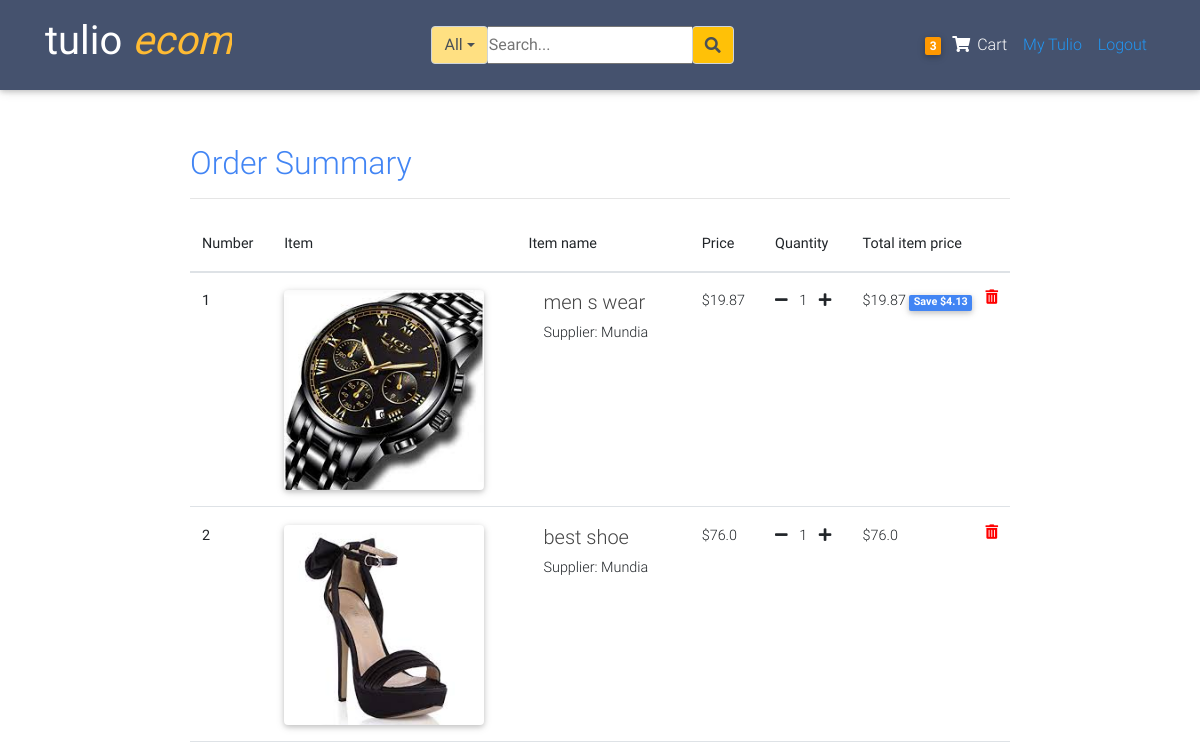
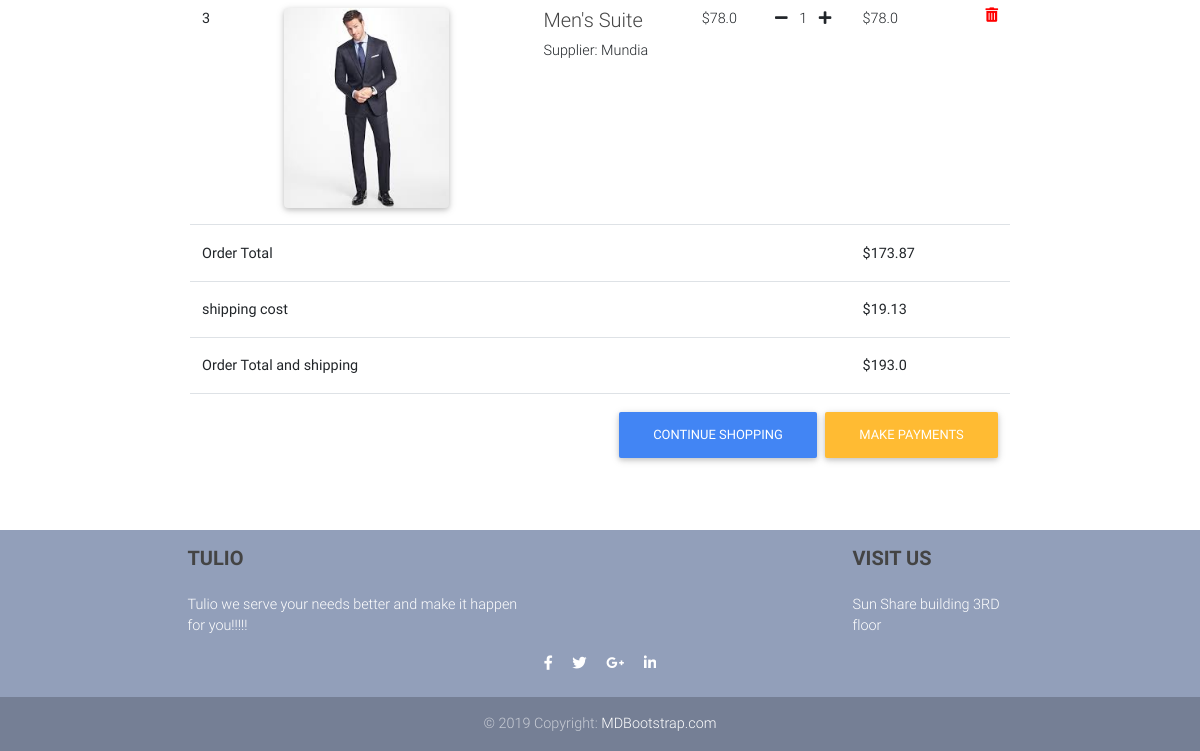
The app's page /order_summary/ (signed in), older data (2 pictures, top to bottom).
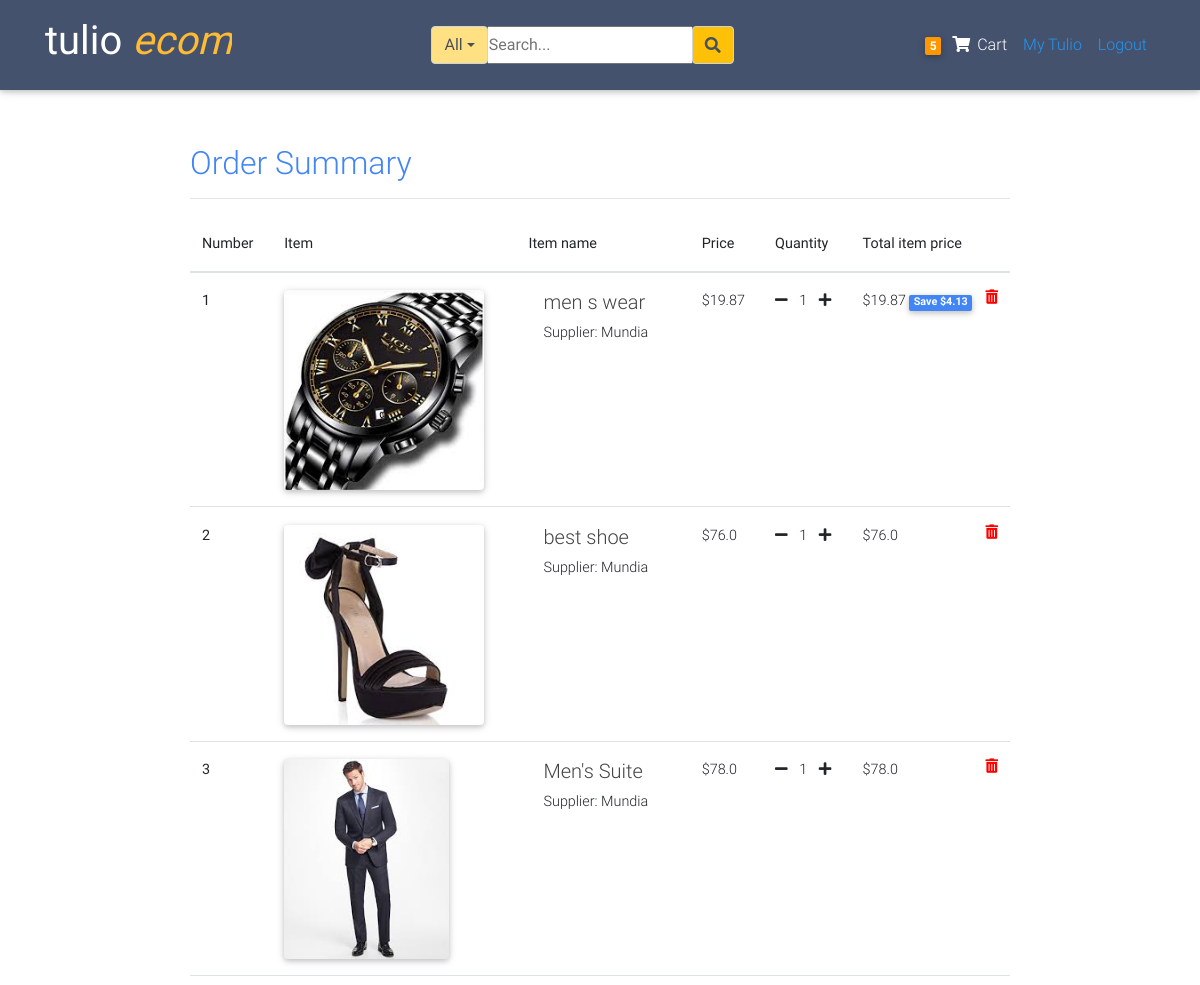
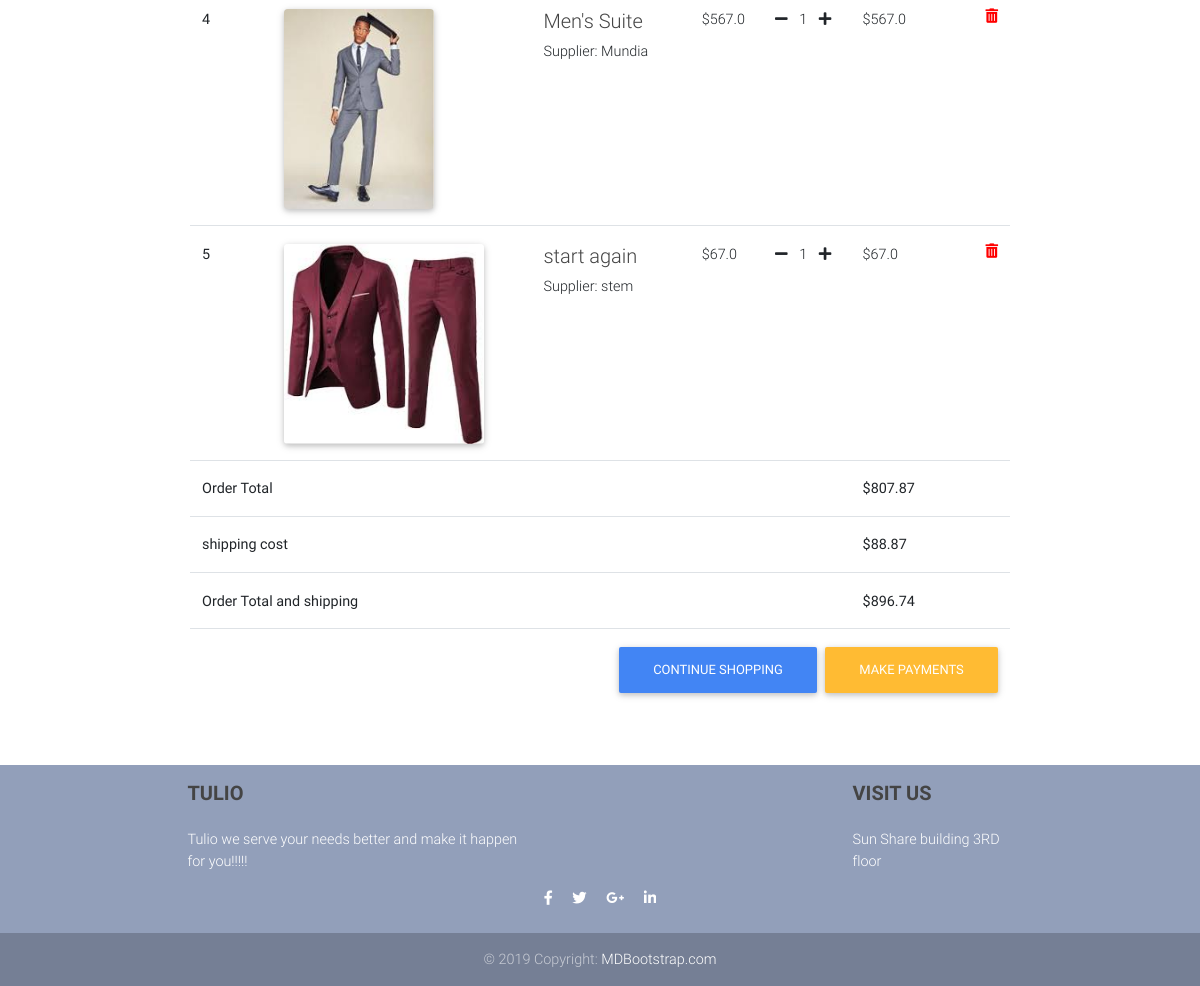
The same page, newer data (2 pictures, top to bottom).
### blogs/models.py (models this page shows, shortened)
class Order(models.Model):
	user           = models.ForeignKey(settings.AUTH_USER_MODEL,
	                        on_delete=models.CASCADE)
	items          = models.ManyToManyField(OrderItem)
	start_date     = models.DateTimeField(auto_now_add=True)
	ordered_date   = models.DateTimeField()
	ordered        = models.BooleanField(default=False)
	biling_address = models.ForeignKey("BillingAddress",
		          on_delete=models.SET_NULL, blank=True, null=True)
	payment        = models.ForeignKey("Payment",
		          on_delete=models.SET_NULL, blank=True, null=True)
	def get_total(self):
		total = 0
		for order_item in self.items.all():
			total +=order_item.get_final_price()
		return round(total,2)
	def get_shipping(self):
		shipping=0
		if self.get_total() <=10:
			shipping=self.get_total()*0.05
		elif self.get_total() >10 and self.get_total()<=20:
			shipping=self.get_total()*0.06
		elif self.get_total() >20 and self.get_total()<=100:
			shipping=self.get_total()*0.08
		else:
			shipping=self.get_total()*0.11
		return round(shipping,2)
	def get_total_and_shipping(self):
		return round((self.get_total() + self.get_shipping()),2)

class  OrderItem(models.Model):
	user     = models.ForeignKey(settings.AUTH_USER_MODEL,
	                        on_delete=models.CASCADE)
	ordered  = models.BooleanField(default=False)
	item     = models.ForeignKey(Item, on_delete=models.CASCADE)
	quantity = models.IntegerField(default=1)
	date     = models.DateTimeField(auto_now_add=True)
	def get_item_total_price(self):
		return self.quantity * self.item.price
	def get_item_total_discount_price(self):
		return round((self.quantity * self.item.discount_price), 2)
	def get_amount_saved(self):
		return round((self.get_item_total_price() - self.get_item_total_discount_price()),2)
	def get_final_price(self):
		if self.item.discount_price:
			return self.get_item_total_discount_price()
		return self.get_item_total_price()

class Item(models.Model):
	title           = models.CharField(max_length=100)
	price           = models.FloatField()
	discount_price  = models.FloatField(blank=True, null=True)
	category        = models.CharField(choices=CATEGORY_CHOICES, max_length=2)
	label           = models.CharField(choices=LABEL_CHOICES, max_length=2)
	image           = models.ImageField(upload_to='product_pictures')
	slug            = models.SlugField()
	description     = models.TextField()
	owner           = models.ForeignKey(User, on_delete=models.CASCADE)
	date            = models.DateTimeField(auto_now_add=True)
	objects         = ProductManager()

### blogs/views.py (the view)
# urls.py: path('order_summary/', OrderSummaryView.as_view(), name = "order_summary" ),
class OrderSummaryView(LoginRequiredMixin,View):
	def get(self, *args, **kwargs):
		try:
			order = Order.objects.get(user=self.request.user, ordered=False)
			context = {
			'object': order
			}
			return render(self.request, "blogs/order_summary.html", context)
		except ObjectDoesNotExist:
			messages.info(self.request, "You have no items in your cart you can add items here")
			return redirect("/")

### blogs/templatetags/cart_item_count.py (called while the page is built)
@register.filter
def cart_count(user):
	if user.is_authenticated:
		query_set = Order.objects.filter(user=user, ordered=False)
		if query_set.exists():
			return query_set[0].items.count()
	return 0

### blogs/templates/blogs/order_summary.html (shortened to what this page needs)
{%extends 'blogs/layout.html'%}
{%block content%}
<main>
    <div class="col-md-12 container order_summary_tag content-section pt-2">
      <div class="table-responsive text-nowrap">
  <h2 class="text-primary">Order Summary</h2>
  <table class="table">
    <thead>
      <tr>
        <th scope="col">Number</th>
        <th scope="col">Item</th>
        <th scope="col">Item name</th>
        <th scope="col">Price</th>
        <th scope="col">Quantity</th>
        <th scope="col">Total item price</th>
      </tr>
    </thead>
    <tbody>
      {%for order_item in object.items.all %}
      <tr>
        <th scope="row">{{forloop.counter}}</th>
        <td>
        <img class="img_style card" src="{{order_item.item.image.url}}">
        </td>
        <td>
          <div class="col">
              <h5 class="bold">{{order_item.item.title}}</h5>
              <h7 class="bold">Supplier: {{order_item.item.owner}}</h7>
          </div>
        </td>
        <div class="col">
            {% if order_item.item.discount_price%}
            <td>${{order_item.item.discount_price}}</td>
            {%else%}
            <td>${{order_item.item.price}}</td>
            {%endif%}
        </div>
        <td>
          <a href="{% url 'blogs:remove_single_item_from_cart' order_item.item.slug %}" >
            <i class="fas fa-minus mr-2"></i></a>
          {{order_item.quantity}}
          <a href="{% url 'blogs:add_to_cart' order_item.item.slug %}"><i class="fas fa-plus ml-2"></i></a>
        </td>
        <td>
          {% if order_item.item.discount_price%}
          ${{order_item.get_item_total_discount_price}}
          <span class="badge badge-primary">Save ${{order_item.get_amount_saved}}</span>
          {%else%}
          ${{order_item.get_item_total_price}}
          {%endif%}
            <a style="color:red;" href="{% url 'blogs:remove_from_cart' order_item.item.slug %}" ><i class="fas fa-trash-alt float-right"></i>
            </a>
        </td>
      </tr>
      {%endfor%}
      {%if object.get_total%}
      <tr>
        <td colspan="5"><b>Order Total</b></td>
       <td><b>${{object.get_total}}</b></td>
      </tr>
      {%endif%}
      {%if object.get_shipping%}
       <tr>
        <td colspan="5"><b>shipping cost</b></td>
       <td><b>${{object.get_shipping}}</b></td>
      </tr>
      {%endif%}
      {%if object.get_total_and_shipping%}
       <tr>
        <td colspan="5"><b>Order Total  and shipping</b></td>
       <td><b>${{object.get_total_and_shipping}}</b></td>
      </tr>
      <tr>
        <td colspan="6">
          <a class="btn btn-warning float-right ml-2" href="{% url 'blogs:checkout'%}">Make Payments</a>
          <a class="btn btn-primary float-right" href="/">continue shopping</a>
        </td>
      </tr>
      {%endif%}
      <hr>
    </tbody>
  </table>
</div>
    </div>
</main>
{%endblock content%}

### blogs/templates/blogs/nav.html
{%load cart_item_count%}
<nav class="navbar fixed-top navbar-expand-lg navbar-dark mdb-color scrolling-navbar">
    <div class="container">
      <a class="navbar-brand waves-effect" href="{%url 'blogs:home' %}" target="_blank">
          <h1>
             <strong class="white-text">tulio <em class="text-warning">ecom</em></strong>
          </h1>
      </a>
  {%include 'blogs/search_bar.html'%}
        <ul class="navbar-nav nav-flex-icons">
          <li>
            <div class="navbar-nav">
                  <li class="nav-item">
                      <a href="{%url 'blogs:order_summary'%}" class="nav-link waves-effect">
                        <span class="badge orange z-depth-1 mr-1"> {{request.user|cart_count}}</span>
                          <i class="fas fa-shopping-cart"></i>
                        <span class="clearfix d-none d-sm-inline-block"> Cart </span>
                      </a>
                  </li>
                {%if request.user.is_authenticated%}
                    <a class="nav-item nav-link blue-text" href="{%url 'blogs:dashboard'%}">My Tulio</a>
                    <a class="nav-item nav-link blue-text" href="{%url 'account_logout' %}">Logout</a>
                {%else%}
                    <a class="nav-item nav-link blue-text" href="{%url 'account_login' %}">Login</a>
                    <a class="nav-item nav-link blue-text" href="{%url 'account_signup'%}">Register</a>
                {%endif%}
            </div>
          </li>
        </ul>
      </div>
  </nav>

Row changes from the older to the newer data that the page shows:
added OrderItem: item.image (picture), item "Men's Suite", item.owner "Mundia", item.price "567.0", quantity "1", get_item_total_price "567.0"
added OrderItem: item.image (picture), item "start again", item.owner "stem", item.price "67.0", quantity "1", get_item_total_price "67.0"
changed through a linked row, Order: get_total "173.87" → "807.87"; get_shipping "19.13" → "88.87"; get_total_and_shipping "193.0" → "896.74"
Text that changed along with them:
{{ request.user|cart_count }}: "3" → "5"
